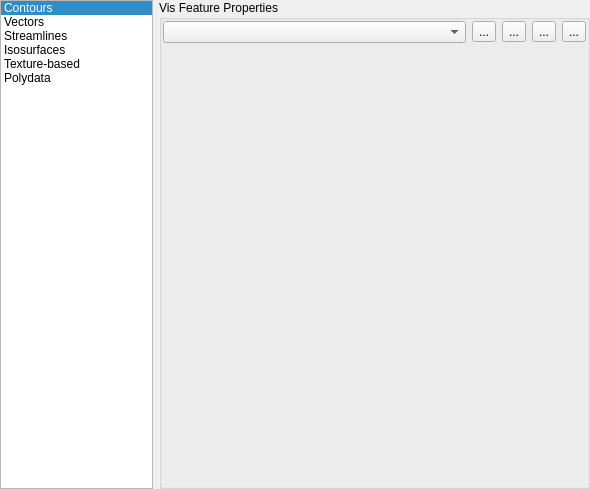
<?xml version="1.0" encoding="UTF-8"?>
<ui version="4.0">
 <class>Visualization</class>
 <widget class="QDialog" name="Visualization">
  <property name="geometry">
   <rect>
    <x>0</x>
    <y>0</y>
    <width>590</width>
    <height>489</height>
   </rect>
  </property>
  <property name="windowTitle">
   <string>Visualization</string>
  </property>
  <property name="sizeGripEnabled">
   <bool>false</bool>
  </property>
  <layout class="QHBoxLayout" name="horizontalLayout_5">
   <property name="margin">
    <number>0</number>
   </property>
   <item>
    <layout class="QVBoxLayout" name="verticalLayout_3" stretch="0">
     <property name="sizeConstraint">
      <enum>QLayout::SetDefaultConstraint</enum>
     </property>
     <item>
      <widget class="QListWidget" name="FeaturesList">
       <property name="sizePolicy">
        <sizepolicy hsizetype="Minimum" vsizetype="Expanding">
         <horstretch>0</horstretch>
         <verstretch>0</verstretch>
        </sizepolicy>
       </property>
       <property name="maximumSize">
        <size>
         <width>153</width>
         <height>16777215</height>
        </size>
       </property>
       <property name="iconSize">
        <size>
         <width>64</width>
         <height>64</height>
        </size>
       </property>
       <property name="viewMode">
        <enum>QListView::ListMode</enum>
       </property>
       <property name="currentRow">
        <number>0</number>
       </property>
       <item>
        <property name="text">
         <string>Contours</string>
        </property>
        <property name="icon">
         <iconset resource="icons.qrc">
          <normaloff>:/images/contour.xpm</normaloff>:/images/contour.xpm</iconset>
        </property>
       </item>
       <item>
        <property name="text">
         <string>Vectors</string>
        </property>
        <property name="icon">
         <iconset resource="icons.qrc">
          <normaloff>:/images/new_vector.xpm</normaloff>:/images/new_vector.xpm</iconset>
        </property>
       </item>
       <item>
        <property name="text">
         <string>Streamlines</string>
        </property>
        <property name="icon">
         <iconset resource="icons.qrc">
          <normaloff>:/images/streamlines.xpm</normaloff>:/images/streamlines.xpm</iconset>
        </property>
       </item>
       <item>
        <property name="text">
         <string>Isosurfaces</string>
        </property>
        <property name="icon">
         <iconset resource="icons.qrc">
          <normaloff>:/images/isosurface.xpm</normaloff>:/images/isosurface.xpm</iconset>
        </property>
       </item>
       <item>
        <property name="text">
         <string>Texture-based</string>
        </property>
        <property name="icon">
         <iconset resource="icons.qrc">
          <normaloff>:/images/scalartb.xpm</normaloff>:/images/scalartb.xpm</iconset>
        </property>
       </item>
       <item>
        <property name="text">
         <string>Polydata</string>
        </property>
        <property name="icon">
         <iconset resource="icons.qrc">
          <normaloff>:/images/isosurface.xpm</normaloff>:/images/isosurface.xpm</iconset>
        </property>
       </item>
      </widget>
     </item>
    </layout>
   </item>
   <item>
    <layout class="QVBoxLayout" name="verticalLayout_5" stretch="1">
     <item>
      <widget class="QGroupBox" name="VisFeaturePropertiesGroupBox">
       <property name="title">
        <string>Vis Feature Properties</string>
       </property>
       <property name="checkable">
        <bool>false</bool>
       </property>
       <layout class="QHBoxLayout" name="horizontalLayout_2">
        <property name="margin">
         <number>1</number>
        </property>
        <item>
         <layout class="QVBoxLayout" name="verticalLayout_4" stretch="0,1">
          <property name="sizeConstraint">
           <enum>QLayout::SetNoConstraint</enum>
          </property>
          <item>
           <layout class="QHBoxLayout" name="horizontalLayout">
            <item>
             <widget class="QComboBox" name="FeatureIDSelector"/>
            </item>
            <item>
             <widget class="QToolButton" name="NewFeatureButton">
              <property name="text">
               <string>...</string>
              </property>
              <property name="icon">
               <iconset resource="icons.qrc">
                <normaloff>:/images/add.png</normaloff>:/images/add.png</iconset>
              </property>
             </widget>
            </item>
            <item>
             <widget class="QToolButton" name="DeleteFeatureButton">
              <property name="text">
               <string>...</string>
              </property>
              <property name="icon">
               <iconset resource="icons.qrc">
                <normaloff>:/images/remove.png</normaloff>:/images/remove.png</iconset>
              </property>
             </widget>
            </item>
            <item>
             <widget class="QToolButton" name="RefreshPropertiesButton">
              <property name="text">
               <string>...</string>
              </property>
              <property name="icon">
               <iconset resource="icons.qrc">
                <normaloff>:/images/refresh-32.png</normaloff>:/images/refresh-32.png</iconset>
              </property>
             </widget>
            </item>
            <item>
             <widget class="QToolButton" name="WritePropertiesButton">
              <property name="text">
               <string>...</string>
              </property>
              <property name="icon">
               <iconset resource="icons.qrc">
                <normaloff>:/images/ok.png</normaloff>:/images/ok.png</iconset>
              </property>
             </widget>
            </item>
           </layout>
          </item>
          <item>
           <widget class="ves::conductor::GenericPropertyBrowser" name="vfpb" native="true">
            <property name="acceptDrops">
             <bool>false</bool>
            </property>
           </widget>
          </item>
         </layout>
        </item>
       </layout>
      </widget>
     </item>
    </layout>
   </item>
  </layout>
 </widget>
 <layoutdefault spacing="6" margin="11"/>
 <customwidgets>
  <customwidget>
   <class>ves::conductor::GenericPropertyBrowser</class>
   <extends>QWidget</extends>
   <header>ves/conductor/qt/propertyBrowser/GenericPropertyBrowser.h</header>
   <container>1</container>
  </customwidget>
 </customwidgets>
 <resources>
  <include location="icons.qrc"/>
 </resources>
 <connections/>
</ui>
